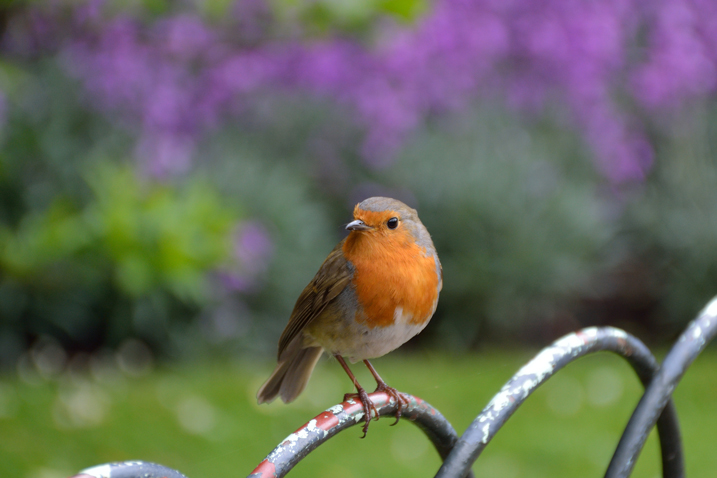
#> input picture 2/2-2/sample.jpg, 717 x 478 px
$ python sample.py ../../2/2-2/sample.jpg
#> lines starting #> are read from the running program, lines starting #| are printed output that depends on the picture; after the words box and inside, x2 and y2 are one past the last pixel; in counts of white or black regions, pixels touching at a corner belong together
# -*- coding: utf-8 -*-

import sys
import numpy as np
import cv2

gray = None

def onTrackbarSlide(pos):
    global gray
    ret, dst = cv2.threshold(np.array(gray), int(pos), 255, cv2.THRESH_BINARY)
    cv2.imshow('THRESH_BINARY', dst)
    ret, dst = cv2.threshold(np.array(gray), int(pos), 255, cv2.THRESH_BINARY_INV)
    cv2.imshow('THRESH_BINARY_INV', dst)
    ret, dst = cv2.threshold(np.array(gray), int(pos), 255, cv2.THRESH_TRUNC)
    cv2.imshow('THRESH_TRUNC', dst)
    ret, dst = cv2.threshold(np.array(gray), int(pos), 255, cv2.THRESH_TOZERO)
    cv2.imshow('THRESH_TOZERO', dst)
    ret, dst = cv2.threshold(np.array(gray), int(pos), 255, cv2.THRESH_TOZERO_INV)
    cv2.imshow('THRESH_TOZERO_INV', dst)

def main(args):
    global gray
    if len(args) != 2:
        return -1
    img = cv2.imread(args[1])
#> img is the input picture: shape (478, 717, 3); mean B, G, R 90.5, 104.6, 102.5
    h, w = img.shape[:2]
#> h = 478; w = 717
    img = cv2.resize(img, (int(w / 4), int(h / 4)))
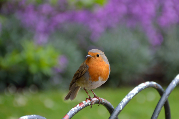
#> img: shape (119, 179, 3); mean B, G, R 90.4, 104.5, 102.4
    gray = cv2.cvtColor(np.array(img), cv2.COLOR_RGB2GRAY)
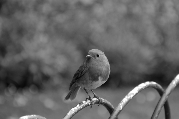
#> gray: shape (119, 179); min 3, max 255, mean 100

    cv2.namedWindow('Original')
    cv2.namedWindow('THRESH_BINARY')
    cv2.namedWindow('THRESH_BINARY_INV')
    cv2.namedWindow('THRESH_TRUNC')
    cv2.namedWindow('THRESH_TOZERO')
    cv2.namedWindow('THRESH_TOZERO_INV')

    cv2.createTrackbar('Threshold', 'Original', 100, 255, onTrackbarSlide)

    cv2.imshow('Original', gray)

    onTrackbarSlide(100)
#> in onTrackbarSlide, `ret, dst = cv2.threshold(np.array(gray), int(pos), 255, cv2.THRESH_BIN..`:
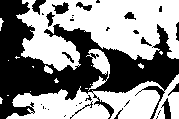
#> dst: shape (119, 179); 55.8% white; 32 black regions (19 under 20 px), largest, box (x1, y1, x2, y2) and area: (0, 0, 179, 119) 8549, (52, 2, 69, 14) 121, (161, 98, 171, 119) 113
#> in onTrackbarSlide, `ret, dst = cv2.threshold(np.array(gray), int(pos), 255, cv2.THRESH_BIN..`: ret = 100
#> in onTrackbarSlide, `ret, dst = cv2.threshold(np.array(gray), int(pos), 255, cv2.THRESH_TRU..`:
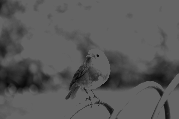
#> dst: shape (119, 179); min 3, max 100, mean 88.1
#> in onTrackbarSlide, `ret, dst = cv2.threshold(np.array(gray), int(pos), 255, cv2.THRESH_TOZ..`:
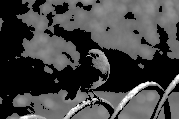
#> dst: shape (119, 179); min 0, max 255, mean 67.7
#> in onTrackbarSlide, `ret, dst = cv2.threshold(np.array(gray), int(pos), 255, cv2.THRESH_TOZ..`:
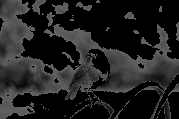
#> dst: shape (119, 179); min 0, max 100, mean 32.3
    cv2.waitKey(0)
    cv2.destroyAllWindows()
    return 0

if __name__ == '__main__':
    args = sys.argv
    main(args)
